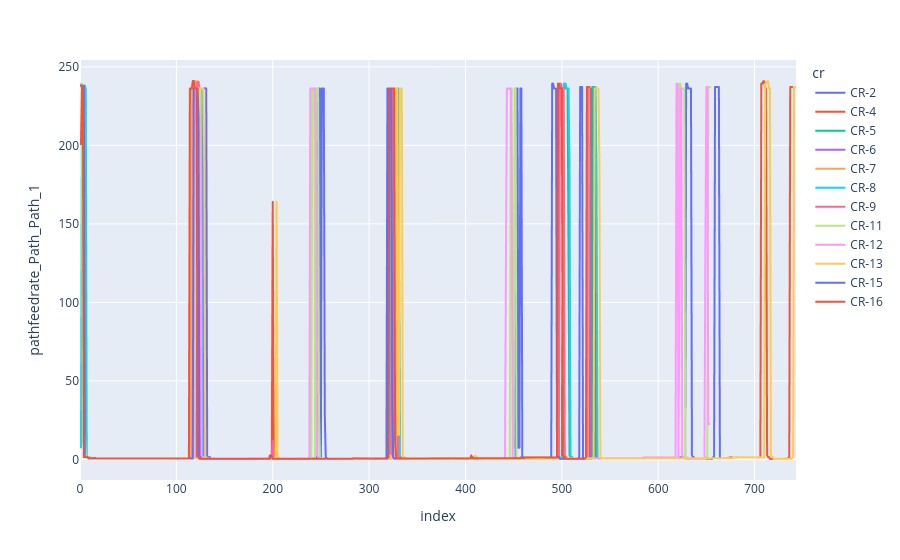

The code cell stored with this chart in its notebook:
### Code cell
fig = px.line(
    eda_data, 
    x='index', 
    y='pathfeedrate_Path_Path_1', 
    color='cr'
)
fig.show()

### Figure 1 — Plotly figure (JSON) as saved in the notebook; plotly's stock layout.template omitted (floating-point values rounded to 4 significant figures; data arrays with more than 128 entries replaced by an {"elided": "..."} marker saying what was removed)
{"data": [{"hovertemplate": "cr=CR-2<br>index=%{x}<br>pathfeedrate_Path_Path_1=%{y}<extra></extra>", "legendgroup": "CR-2", "line": {"color": "#636efa", "dash": "solid"}, "marker": {"symbol": "circle"}, "mode": "lines", "name": "CR-2", "showlegend": true, "type": "scattergl", "x": {"elided": "665 int values"}, "xaxis": "x", "y": {"elided": "665 float values"}, "yaxis": "y"}, {"hovertemplate": "cr=CR-4<br>index=%{x}<br>pathfeedrate_Path_Path_1=%{y}<extra></extra>", "legendgroup": "CR-4", "line": {"color": "#EF553B", "dash": "solid"}, "marker": {"symbol": "circle"}, "mode": "lines", "name": "CR-4", "showlegend": true, "type": "scattergl", "x": {"elided": "740 int values"}, "xaxis": "x", "y": {"elided": "740 float values"}, "yaxis": "y"}, {"hovertemplate": "cr=CR-5<br>index=%{x}<br>pathfeedrate_Path_Path_1=%{y}<extra></extra>", "legendgroup": "CR-5", "line": {"color": "#00cc96", "dash": "solid"}, "marker": {"symbol": "circle"}, "mode": "lines", "name": "CR-5", "showlegend": true, "type": "scattergl", "x": {"elided": "535 int values"}, "xaxis": "x", "y": {"elided": "535 float values"}, "yaxis": "y"}, {"hovertemplate": "cr=CR-6<br>index=%{x}<br>pathfeedrate_Path_Path_1=%{y}<extra></extra>", "legendgroup": "CR-6", "line": {"color": "#ab63fa", "dash": "solid"}, "marker": {"symbol": "circle"}, "mode": "lines", "name": "CR-6", "showlegend": true, "type": "scattergl", "x": {"elided": "531 int values"}, "xaxis": "x", "y": {"elided": "531 float values"}, "yaxis": "y"}, {"hovertemplate": "cr=CR-7<br>index=%{x}<br>pathfeedrate_Path_Path_1=%{y}<extra></extra>", "legendgroup": "CR-7", "line": {"color": "#FFA15A", "dash": "solid"}, "marker": {"symbol": "circle"}, "mode": "lines", "name": "CR-7", "showlegend": true, "type": "scattergl", "x": {"elided": "531 int values"}, "xaxis": "x", "y": {"elided": "531 float values"}, "yaxis": "y"}, {"hovertemplate": "cr=CR-8<br>index=%{x}<br>pathfeedrate_Path_Path_1=%{y}<extra></extra>", "legendgroup": "CR-8", "line": {"color": "#19d3f3", "dash": "solid"}, "marker": {"symbol": "circle"}, "mode": "lines", "name": "CR-8", "showlegend": true, "type": "scattergl", "x": {"elided": "538 int values"}, "xaxis": "x", "y": {"elided": "538 float values"}, "yaxis": "y"}, {"hovertemplate": "cr=CR-9<br>index=%{x}<br>pathfeedrate_Path_Path_1=%{y}<extra></extra>", "legendgroup": "CR-9", "line": {"color": "#FF6692", "dash": "solid"}, "marker": {"symbol": "circle"}, "mode": "lines", "name": "CR-9", "showlegend": true, "type": "scattergl", "x": {"elided": "530 int values"}, "xaxis": "x", "y": {"elided": "530 float values"}, "yaxis": "y"}, {"hovertemplate": "cr=CR-11<br>index=%{x}<br>pathfeedrate_Path_Path_1=%{y}<extra></extra>", "legendgroup": "CR-11", "line": {"color": "#B6E880", "dash": "solid"}, "marker": {"symbol": "circle"}, "mode": "lines", "name": "CR-11", "showlegend": true, "type": "scattergl", "x": {"elided": "655 int values"}, "xaxis": "x", "y": {"elided": "655 float values"}, "yaxis": "y"}, {"hovertemplate": "cr=CR-12<br>index=%{x}<br>pathfeedrate_Path_Path_1=%{y}<extra></extra>", "legendgroup": "CR-12", "line": {"color": "#FF97FF", "dash": "solid"}, "marker": {"symbol": "circle"}, "mode": "lines", "name": "CR-12", "showlegend": true, "type": "scattergl", "x": {"elided": "654 int values"}, "xaxis": "x", "y": {"elided": "654 float values"}, "yaxis": "y"}, {"hovertemplate": "cr=CR-13<br>index=%{x}<br>pathfeedrate_Path_Path_1=%{y}<extra></extra>", "legendgroup": "CR-13", "line": {"color": "#FECB52", "dash": "solid"}, "marker": {"symbol": "circle"}, "mode": "lines", "name": "CR-13", "showlegend": true, "type": "scattergl", "x": {"elided": "744 int values"}, "xaxis": "x", "y": {"elided": "744 float values"}, "yaxis": "y"}, {"hovertemplate": "cr=CR-15<br>index=%{x}<br>pathfeedrate_Path_Path_1=%{y}<extra></extra>", "legendgroup": "CR-15", "line": {"color": "#636efa", "dash": "solid"}, "marker": {"symbol": "circle"}, "mode": "lines", "name": "CR-15", "showlegend": true, "type": "scattergl", "x": {"elided": "523 int values"}, "xaxis": "x", "y": {"elided": "523 float values"}, "yaxis": "y"}, {"hovertemplate": "cr=CR-16<br>index=%{x}<br>pathfeedrate_Path_Path_1=%{y}<extra></extra>", "legendgroup": "CR-16", "line": {"color": "#EF553B", "dash": "solid"}, "marker": {"symbol": "circle"}, "mode": "lines", "name": "CR-16", "showlegend": true, "type": "scattergl", "x": {"elided": "529 int values"}, "xaxis": "x", "y": {"elided": "529 float values"}, "yaxis": "y"}], "layout": {"legend": {"title": {"text": "cr"}, "tracegroupgap": 0}, "margin": {"t": 60}, "xaxis": {"anchor": "y", "domain": [0, 1], "title": {"text": "index"}}, "yaxis": {"anchor": "x", "domain": [0, 1], "title": {"text": "pathfeedrate_Path_Path_1"}}}}
